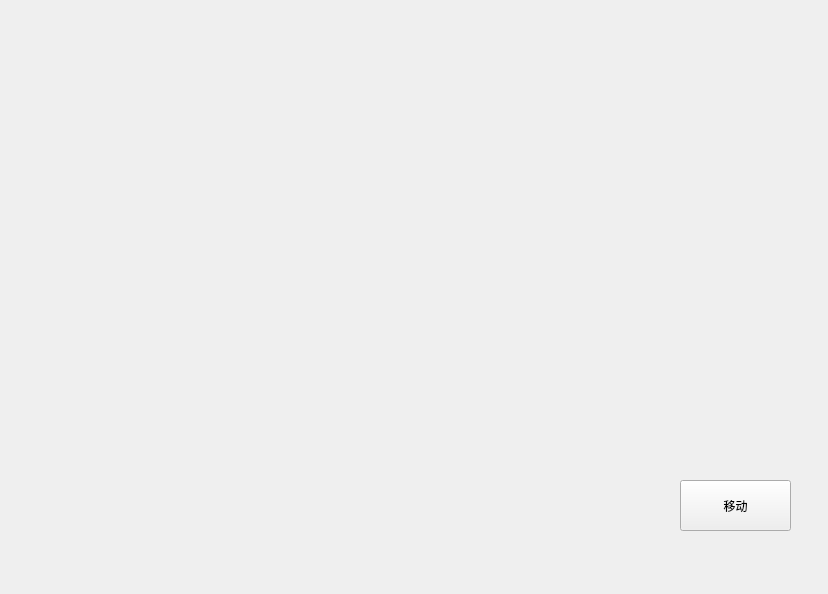
<?xml version="1.0" encoding="UTF-8"?>
<ui version="4.0">
 <class>Widget</class>
 <widget class="QWidget" name="Widget">
  <property name="geometry">
   <rect>
    <x>0</x>
    <y>0</y>
    <width>828</width>
    <height>594</height>
   </rect>
  </property>
  <property name="windowTitle">
   <string>Widget</string>
  </property>
  <widget class="QPushButton" name="pushButton">
   <property name="geometry">
    <rect>
     <x>680</x>
     <y>480</y>
     <width>111</width>
     <height>51</height>
    </rect>
   </property>
   <property name="text">
    <string>移动</string>
   </property>
  </widget>
 </widget>
 <layoutdefault spacing="6" margin="11"/>
 <resources/>
 <connections/>
</ui>
